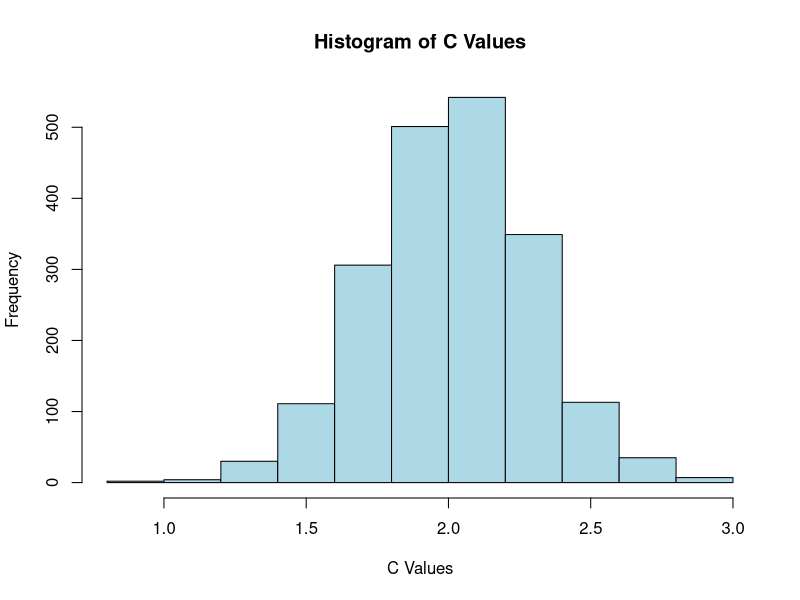

Generate this figure with R: (Note: this script raises an error after producing the figure.)
## ---- chunk 1
library(gtools)
library(MASS)

df1 <- read.csv("Body_masses.csv")

df1$Body.mass <- log(df1$Body.mass)

results_df <- data.frame()

num_permutations <- 2000

for (i in 1:num_permutations) {
  
  perms <- sample(df1$Body.mass, length(df1$Body.mass), replace = FALSE)
  
  results_df <- rbind(results_df, data.frame(Permutation = i, Body.mass = perms))
}


calculate_sum_squared_differences <- function(vector) {
  squared_differences <- (vector[-1] - vector[-length(vector)])^2
  sum_squared_differences <- sum(squared_differences)
  mean_value <- mean(vector)
  differences <- vector - mean_value
  sum_of_differences <- sum((differences)^{2})
  c_value <- sum_squared_differences / sum_of_differences
  return(c_value)
}

c_value_df <- data.frame(Result = numeric(0))

for (i in 1:num_permutations) {
  perm_values <- results_df$Body.mass[results_df$Permutation == i]
  result <- calculate_sum_squared_differences(perm_values)
  c_value_df <- rbind(c_value_df, data.frame(Result = result))
}


# fitting a normal distribution to my results
fit <- fitdistr(c_value_df$Result, densfun = "normal")
mean_estimate <- fit$estimate["mean"]
sd_estimate <- fit$estimate["sd"]

# I thought it was normal now 
hist(c_value_df$Result, main = "Histogram of C Values", xlab = "C Values",
     ylab = "Frequency", col = "lightblue", border = "black")



## ---- chunk 2
library(ape)
library(igraph)
library(purrr)

# Begin by getting the edge matrix
original_tree <- read.tree(text = "((A, B),  (C,D));")
edges <- original_tree$edge


# function that gives us the adjacency matrix from our original edge 
create_adjacency_matrix <- function(edges) {
  # Find the number of nodes, to get the size of our matrix
  nodes <- unique(as.vector(edges))
  num_nodes <- length(nodes)

  # Create an empty adjacency matrix
  adj_matrix <- matrix(0, nrow = num_nodes, ncol = num_nodes)

  # Recursively populate 
  for (i in 1:nrow(edges)) {
    #we look at the edge matrix and the right column are the from_nodes
    from_node <- edges[i, 1]
    #left columns
    to_node <- edges[i, 2]

    if (from_node %in% nodes) {
  #storing the first to_node as the right child, defined as 1
      adj_matrix[from_node, to_node] <- 1 
  #we remove from_node from the list
      nodes <- nodes[nodes != from_node]
    } else {
  #if it appears again then we assign the remaining child to the left, defined as 2
      adj_matrix[from_node, to_node] <- 2  
    }
  }

  return(adj_matrix)
}

case_matrix <-create_adjacency_matrix(edges)
print(case_matrix)

#finds children of a specific node in the adj matrix
find_children <- function(adj_matrix, node) {
  children_right <- which(adj_matrix[node,] == 1)  # Right child
  children_left <- which(adj_matrix[node,] == 2)  # Left child

  #no children
  if (identical(children_right, integer(0))) {
    result <- list(right = -1, left = -1)
  } else {
    result <- list(right = children_right, left = children_left)
  }
  

  return(result)
}



## ---- chunk 3
adj_matrix <- matrix(c(0, 0, 0, 0, 0, 0, 0, 0, 0, 0, 0, 0, 0, 0, 0, 0, 0, 0, 0, 0, 0,
                       0, 0, 0, 0, 0, 0, 0, 0, 0, 0, 0, 0, 1, 2, 1, 2, 0, 0, 0, 0, 0,
                       0, 0, 1, 2, 0, 0, 0), nrow = 7, byrow = TRUE)


# Identify non-zero rows
non_zero_rows <- which(rowSums(adj_matrix != 0) > 0)

# Assuming comb_1, comb_2, and comb_3 are your matrices
comb_1 <- combn(non_zero_rows,1)
comb_2 <- combn(non_zero_rows,2)
comb_3 <- combn(non_zero_rows,3)

print(comb_1)
print(comb_2) 
print(comb_3 )

convert_matrices_to_column_vectors <- function(matrix_list) {
  lapply(matrix_list, function(matrix) {
    # Apply the function to each matrix to extract its column vectors
    lapply(1:ncol(matrix), function(col) {
      matrix[, col]
    })
  })
}
# Create a list of matrices
matrix_list <- list(comb_1, comb_2, comb_3)

# Apply the function
column_vectors_list <- convert_matrices_to_column_vectors(matrix_list)

permute_rows <- function(vector, adj_matrix) {
  for (n in vector) {
    if (n < 1 || n > nrow(adj_matrix)) {
      stop("Invalid row index: ", n)
    }
    
    left_child <- which(adj_matrix[n, ] == 1)
    right_child <- which(adj_matrix[n, ] == 2)

    if (any(left_child < 1 | left_child > ncol(adj_matrix)) || 
        any(right_child < 1 | right_child > ncol(adj_matrix))) {
      invalid_indices <- c(left_child[left_child < 1 | left_child > ncol(adj_matrix)],
                            right_child[right_child < 1 | right_child > ncol(adj_matrix)])
      stop("Invalid column indices: ", paste(invalid_indices, collapse = ", "))
    }

    adj_matrix[n, left_child] <- 2
    adj_matrix[n, right_child] <- 1
  }

  return(adj_matrix)
}

permuted_matrices_list <- list()

for (i in seq_along(column_vectors_list)) {
  sublist <- column_vectors_list[[i]]

  # Filter out invalid indices in each vector of the sublist
  valid_indices <- lapply(sublist, function(vec) vec[vec >= 1 & vec <= nrow(adj_matrix)])
  invalid_indices <- lapply(sublist, function(vec) vec[!(vec >= 1 & vec <= nrow(adj_matrix))])

  # Print invalid indices for each vector
  for (j in seq_along(invalid_indices)) {
    if (length(invalid_indices[[j]]) > 0) {
      cat("Invalid row indices in vector", j, ":", paste(invalid_indices[[j]], collapse = ", "), "\n")
    }
  }

  # Call permute_rows with valid indices for each vector
  permuted_matrix <- permute_rows(unlist(valid_indices), adj_matrix)

  # Save the permuted matrix
  permuted_matrices_list[[i]] <- permuted_matrix

  # Print the permuted matrix
  print(permuted_matrix)
}


## ---- chunk 4

adj_matrix <- matrix(c(0, 0, 0, 0, 0, 0, 0, 0, 0, 0, 0, 0, 0, 0, 0, 0, 0, 0, 0, 0, 0,
                       0, 0, 0, 0, 0, 0, 0, 0, 0, 0, 0, 0, 1, 2, 1, 2, 0, 0, 0, 0, 0,
                       0, 0, 1, 2, 0, 0, 0), nrow = 7, byrow = TRUE)


# Identify non-zero rows
non_zero_rows <- which(rowSums(adj_matrix != 0) > 0)

comb_1 <- combn(non_zero_rows,1)
comb_2 <- combn(non_zero_rows,2)
comb_3 <- combn(non_zero_rows,3)

print(comb_1)
print(comb_2) 
print(comb_3 )

convert_matrices_to_column_vectors <- function(matrix_list) {
  lapply(matrix_list, function(matrix) {
    # Apply the function to each matrix to extract its column vectors
    lapply(1:ncol(matrix), function(col) {
      matrix[, col]
    })
  })
}

# Create a list of matrices
matrix_list <- list(comb_1, comb_2, comb_3)

print(matrix_list)

# Apply the function
column_vectors_list <- convert_matrices_to_column_vectors(matrix_list)

print(column_vectors_list)

permute_rows <- function(vector, adj_matrix) {
  for (n in vector) {
    left_child <- which(adj_matrix[n, ] == 1)
    right_child <- which(adj_matrix[n, ] == 2)

    adj_matrix[n, left_child] <- 2
    adj_matrix[n, right_child] <- 1
  }

  return(adj_matrix)
}

permute_matrix_combinations <- function(matrix_combinations, adj_matrix) {
  permuted_matrices_list <- list()

  for (i in matrix_combinations) {
    matrix_comb <- matrix_combinations[[i]]
    print(matrix_comb)
    
    # Apply the function for each column vector in the matrix combination
    permuted_matrix <- adj_matrix
    for (j in seq_along(matrix_comb)) {
      vector <- matrix_comb[, j]
      permuted_matrix <- permute_rows(vector, permuted_matrix)
    }

    # Save the permuted matrix
    permuted_matrices_list[[i]] <- permuted_matrix
    
   
    print(permuted_matrix)
  }

  return(permuted_matrices_list)
}

result_permuted_matrices <- permute_matrix_combinations(column_vectors_list, adj_matrix)
## ---- chunk 5

get_edge_matrix <- function(adj_matrix) {
  num_nodes <- nrow(adj_matrix)
  edge_matrix <- matrix(NA, ncol = 2, nrow = 0)

  # We define what a child would look like in the adj matrix
  find_children <- function(parent, root) {
    children <- which(adj_matrix[parent, ] != 0)
    right_children <- children[adj_matrix[parent, children] == 1]
    left_children <- children[adj_matrix[parent, children] == 2]

    # We add the right children
    for (child in right_children) {
      edge <- c(parent, child)
      edge_matrix <<- rbind(edge_matrix, edge)

      # Recursion
      find_children(child, root)
    }

    # Then, add left children
    for (child in left_children) {
      edge <- c(parent, child)
      edge_matrix <- rbind(edge_matrix, edge)

      # Recursion
      find_children(child, root)
    }
  }

   #Iterate through nodes to find roots and start find
  for (node in 1:num_nodes) {
    if (sum(adj_matrix[, node] != 0) == 0) {
      # Node is a root
      find_children(node, node)
    }
  }

  return(edge_matrix)
}

## ---- chunk 6
library(ape)
library(phangorn)
library(gtools)

tree_string <- "((((((Odocoileus_hemionus,Odocoileus_virginianus),Rangifer_tarandus),Alces_alces),((Dama_dama,Cervus_canadensis))),Antilocapra_americana));"

tree <- read.tree(text = tree_string)
edge_tree<-tree$edge
print(edge_tree)

# I'm building the joint data outside of the csv file
#tip_labels <- tree$tip.label
#data_order <- c(Odocoileus_hemionus = 74, Odocoileus_virginianus = 57, Rangifer_tarandus = 100, Alces_alces = 384, #Dama_dama = 55, Cervus_canadensis = 300, Antilocapra_americana = 50)

#link_tree_values <- function(tree, tip_labels, data_order) {
  # Create a named vector with tip labels and corresponding values
 # values_vec <- data_order[tip_labels]

  # Annotate the tree with values for tips
  #tree$node.label <- ifelse(gsub(" ", "_", tree$tip.label) %in% names(values_vec), values_vec[gsub(" ", "_", tree$tip.label)], NA)

  #return(tree)

#}

#tree_with_values <- link_tree_values(tree, tip_labels, data_order)




# function that gives us the adjacency matrix from our original edge 
create_adjacency_matrix <- function(edges) {
  # Find the number of nodes, to get the size of our matrix
  nodes <- unique(as.vector(edges))
  num_nodes <- length(nodes)

  # Create an empty adjacency matrix
  adj_matrix <- matrix(0, nrow = num_nodes, ncol = num_nodes)

  # Recursively populate 
  for (i in 1:nrow(edges)) {
    #we look at the edge matrix and the right column are the from_nodes
    from_node <- edges[i, 1]
    #left columns
    to_node <- edges[i, 2]

    if (from_node %in% nodes) {
  #storing the first to_node as the right child, defined as 1
      adj_matrix[from_node, to_node] <- 1 
  #we remove from_node from the list
      nodes <- nodes[nodes != from_node]
    } else {
  #if it appears again then we assign the remaining child to the left, defined as 2
      adj_matrix[from_node, to_node] <- 2  
    }
  }

  return(adj_matrix)
}

case_matrix <-create_adjacency_matrix(edge_tree)
print(case_matrix)





# adapted function from above 
calculate_c_value <- function(data_vector) {
  squared_differences <- (data_vector[-1] - data_vector[-length(data_vector)])^2
  sum_squared_differences <- sum(squared_differences)
  mean_value <- mean(data_vector)
  differences <- data_vector - mean_value
  sum_of_differences <- sum(differences^2)
  c_value <- sum_squared_differences / sum_of_differences
  return(c_value)
}


# getting all the c values 
#c_values <- sapply(data_vectors_list, calculate_c_value)

#average_c_value <- mean(c_values)
